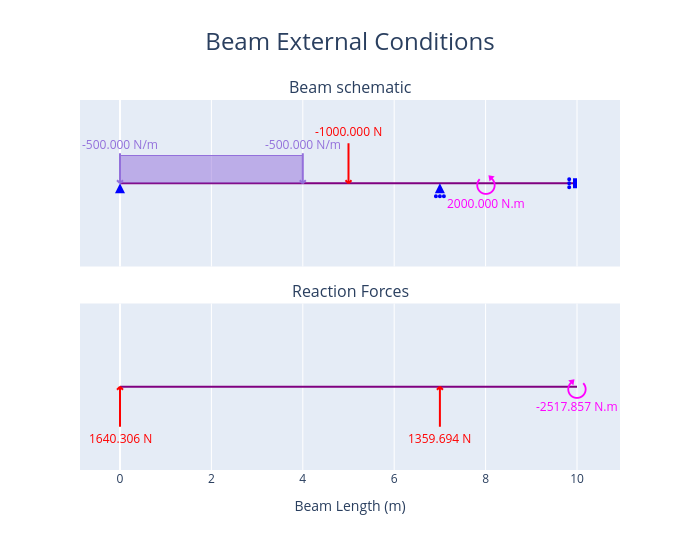

Write notebook code for a chart like this one.
### Code cell
figura1 = viga.plot_beam_external()
figura1

### Figure 1 — Plotly figure (JSON) as saved in the notebook; plotly's stock layout.template omitted (floating-point values rounded to 4 significant figures; data arrays with more than 128 entries replaced by an {"elided": "..."} marker saying what was removed)
{"data": [{"hoverinfo": "skip", "hovertemplate": "%{x} %{meta[0]}", "line": {"color": "purple", "width": 2}, "meta": ["m"], "mode": "lines", "name": "Beam_", "type": "scatter", "x": [0, 10], "xaxis": "x", "y": [0, 0], "yaxis": "y"}, {"hoverinfo": "skip", "hovertemplate": "x: %{x:.3f} %{meta[1]}<br>Fixed: %{meta[0]}", "marker": {"color": "blue", "size": 10, "symbol": "triangle-up"}, "meta": ["[1, 1, 0]", "m"], "mode": "markers", "name": "Support", "opacity": 0, "showlegend": false, "type": "scatter", "x": [0], "xaxis": "x", "y": [0], "yaxis": "y"}, {"fill": "toself", "hoverinfo": "skip", "marker": {"color": "blue", "size": 10, "symbol": "arrow-up"}, "mode": "markers", "name": "Support", "showlegend": false, "type": "scatter", "x": [0], "xaxis": "x", "y": [0], "yaxis": "y"}, {"hoverinfo": "skip", "hovertemplate": "x: %{x:.3f} %{meta[1]}<br>Fixed: %{meta[0]}", "marker": {"color": "blue", "size": 10, "symbol": "triangle-up"}, "meta": ["[0, 1, 0]", "m"], "mode": "markers", "name": "Support", "opacity": 0, "showlegend": false, "type": "scatter", "x": [7], "xaxis": "x", "y": [0], "yaxis": "y"}, {"fill": "toself", "hoverinfo": "skip", "marker": {"color": "blue", "size": 10, "symbol": "arrow-up"}, "mode": "markers", "name": "Support", "showlegend": false, "type": "scatter", "x": [7], "xaxis": "x", "y": [0], "yaxis": "y"}, {"hoverinfo": "skip", "hovertemplate": "x: %{x:.3f} %{meta[1]}<br>Fixed: %{meta[0]}", "marker": {"color": "blue", "size": 10, "symbol": "triangle-up"}, "meta": ["[1, 0, 1]", "m"], "mode": "markers", "name": "Support", "opacity": 0, "showlegend": false, "type": "scatter", "x": [10], "xaxis": "x", "y": [0], "yaxis": "y"}, {"hoverinfo": "skip", "hovertemplate": "x: %{meta[1]:.3f} %{meta[2]}<br>Force: %{meta[0]:.3f} %{meta[3]}            <br>Angle: %{meta[5]:.3f} deg", "marker": {"color": "red", "size": 10, "symbol": "triangle-up"}, "meta": [-1000, 5, "m", "N", "N.m", 90], "mode": "markers", "name": "Point<br>Load", "opacity": 0, "showlegend": false, "type": "scatter", "x": [5], "xaxis": "x", "y": [0], "yaxis": "y"}, {"fill": "tozeroy", "hoverinfo": "skip", "hovertemplate": "", "line": {"color": "mediumpurple", "width": 1}, "mode": "lines", "name": "Distributed<br>Load", "type": "scatter", "x": {"elided": "401 float values"}, "xaxis": "x", "y": {"elided": "401 int values"}, "yaxis": "y"}, {"hoverinfo": "skip", "hovertemplate": "x: %{meta[0]:.3f} %{meta[3]}<br>Force: %{meta[1]:.3f} %{meta[4]}        <br>Angle: %{meta[2]:.3f} deg", "marker": {"color": "mediumpurple", "size": 10, "symbol": "triangle-up"}, "meta": [0, -500, 90, "m", "N/m"], "mode": "markers", "name": "Distributed<br>Load", "opacity": 0, "showlegend": false, "type": "scatter", "x": [0], "xaxis": "x", "y": [0], "yaxis": "y"}, {"hoverinfo": "skip", "hovertemplate": "x: %{meta[0]:.3f} %{meta[3]}<br>Force: %{meta[1]:.3f} %{meta[4]}        <br>Angle: %{meta[2]:.3f} deg", "marker": {"color": "mediumpurple", "size": 10, "symbol": "triangle-up"}, "meta": [4, -500, 90, "m", "N/m"], "mode": "markers", "name": "Distributed<br>Load", "opacity": 0, "showlegend": false, "type": "scatter", "x": [4], "xaxis": "x", "y": [0], "yaxis": "y"}, {"hoverinfo": "skip", "hovertemplate": "x: %{meta[1]:.3f} %{meta[2]}<br>Moment: %{meta[0]:.3f} %{meta[4]}", "marker": {"color": "magenta", "size": 10, "symbol": "triangle-up"}, "meta": [2000, 8, "m", "N", "N.m"], "mode": "markers", "name": "Point<br>Torque", "opacity": 0, "showlegend": false, "type": "scatter", "x": [8], "xaxis": "x", "y": [0], "yaxis": "y"}, {"hoverinfo": "skip", "hovertemplate": "%{x}", "line": {"color": "purple", "width": 2}, "mode": "lines", "name": "Beam", "type": "scatter", "x": [0, 10], "xaxis": "x2", "y": [0, 0], "yaxis": "y2"}, {"hoverinfo": "skip", "hovertemplate": "Reactions<br>x coord: %{x:.3f} %{meta[3]}<br>y: %{meta[1]:.3f} %{meta[4]}", "marker": {"color": "red", "size": 10, "symbol": "triangle-up"}, "meta": [0, 1640.0, 0, "m", "N", "N.m"], "mode": "markers", "name": "Reaction", "opacity": 0, "showlegend": false, "type": "scatter", "x": [0], "xaxis": "x2", "y": [0], "yaxis": "y2"}, {"hoverinfo": "skip", "hovertemplate": "Reactions<br>x coord: %{x:.3f} %{meta[3]}<br>y: %{meta[1]:.3f} %{meta[4]}", "marker": {"color": "red", "size": 10, "symbol": "triangle-up"}, "meta": [0, 1360.0, 0, "m", "N", "N.m"], "mode": "markers", "name": "Reaction", "opacity": 0, "showlegend": false, "type": "scatter", "x": [7], "xaxis": "x2", "y": [0], "yaxis": "y2"}, {"hoverinfo": "skip", "hovertemplate": "Reactions<br>x coord: %{x:.3f} %{meta[3]}<br>m: %{meta[2]:.3f} %{meta[5]}", "marker": {"color": "red", "size": 10, "symbol": "triangle-up"}, "meta": [0, 0, -2518.0, "m", "N", "N.m"], "mode": "markers", "name": "Reaction", "opacity": 0, "showlegend": false, "type": "scatter", "x": [10], "xaxis": "x2", "y": [0], "yaxis": "y2"}], "layout": {"annotations": [{"font": {"size": 16}, "showarrow": false, "text": "Beam schematic", "x": 0.5, "xanchor": "center", "xref": "paper", "y": 1, "yanchor": "bottom", "yref": "paper"}, {"font": {"size": 16}, "showarrow": false, "text": "Reaction Forces", "x": 0.5, "xanchor": "center", "xref": "paper", "y": 0.45, "yanchor": "bottom", "yref": "paper"}, {"font": {"color": "red"}, "showarrow": false, "text": "-1000.000 N", "x": 5, "xref": "x", "xshift": 0, "y": 0, "yref": "y", "yshift": 52}, {"font": {"color": "mediumpurple"}, "showarrow": false, "text": "-500.000 N/m", "x": 0, "xref": "x", "xshift": 0, "y": 0, "yref": "y", "yshift": 39}, {"font": {"color": "mediumpurple"}, "showarrow": false, "text": "-500.000 N/m", "x": 4, "xref": "x", "xshift": 0, "y": 0, "yref": "y", "yshift": 39}, {"font": {"color": "magenta", "size": 26}, "showarrow": false, "text": "⭯", "x": 8, "xref": "x", "y": 0, "yref": "y", "yshift": 0}, {"font": {"color": "magenta"}, "showarrow": false, "text": "2000.000 N.m", "x": 8, "xref": "x", "y": 0, "yref": "y", "yshift": -20}, {"font": {"color": "red"}, "showarrow": false, "text": "1640.306 N", "x": 0, "xref": "x2", "xshift": 0, "y": 0, "yref": "y2", "yshift": -52}, {"font": {"color": "red"}, "showarrow": false, "text": "1359.694 N", "x": 7, "xref": "x2", "xshift": 0, "y": 0, "yref": "y2", "yshift": -52}, {"font": {"color": "magenta", "size": 26}, "showarrow": false, "text": "⭮", "x": 10, "xref": "x2", "y": 0, "yref": "y2", "yshift": 0}, {"font": {"color": "magenta"}, "showarrow": false, "text": "-2517.857 N.m", "x": 10, "xref": "x2", "y": 0, "yref": "y2", "yshift": -20}], "height": 550, "hovermode": "x", "shapes": [{"fillcolor": "blue", "line": {"color": "blue"}, "type": "circle", "x0": -1, "x1": 1, "xanchor": 7, "xref": "x", "xsizemode": "pixel", "y0": -14, "y1": -12, "yanchor": 0, "yref": "y", "ysizemode": "pixel"}, {"fillcolor": "blue", "line": {"color": "blue"}, "type": "circle", "x0": -5, "x1": -3, "xanchor": 7, "xref": "x", "xsizemode": "pixel", "y0": -14, "y1": -12, "yanchor": 0, "yref": "y", "ysizemode": "pixel"}, {"fillcolor": "blue", "line": {"color": "blue"}, "type": "circle", "x0": 3, "x1": 5, "xanchor": 7, "xref": "x", "xsizemode": "pixel", "y0": -14, "y1": -12, "yanchor": 0, "yref": "y", "ysizemode": "pixel"}, {"fillcolor": "blue", "line": {"color": "blue"}, "type": "circle", "x0": -8.8, "x1": -6.8, "xanchor": 10, "xref": "x", "xsizemode": "pixel", "y0": -1, "y1": 1, "yanchor": 0, "yref": "y", "ysizemode": "pixel"}, {"fillcolor": "blue", "line": {"color": "blue"}, "type": "circle", "x0": -8.8, "x1": -6.8, "xanchor": 10, "xref": "x", "xsizemode": "pixel", "y0": -5, "y1": -3, "yanchor": 0, "yref": "y", "ysizemode": "pixel"}, {"fillcolor": "blue", "line": {"color": "blue"}, "type": "circle", "x0": -8.8, "x1": -6.8, "xanchor": 10, "xref": "x", "xsizemode": "pixel", "y0": 3, "y1": 5, "yanchor": 0, "yref": "y", "ysizemode": "pixel"}, {"fillcolor": "blue", "line": {"color": "blue", "width": 4}, "type": "rect", "x0": -2, "x1": -2, "xanchor": 10, "xref": "x", "xsizemode": "pixel", "y0": -5, "y1": 5, "yanchor": 0, "yref": "y", "ysizemode": "pixel"}, {"line": {"color": "red", "width": 2}, "type": "line", "x0": 0, "x1": -3, "xanchor": 5, "xref": "x", "xsizemode": "pixel", "y0": 0, "y1": 3, "yanchor": 0, "yref": "y", "ysizemode": "pixel"}, {"line": {"color": "red", "width": 2}, "type": "line", "x0": 0, "x1": 3, "xanchor": 5, "xref": "x", "xsizemode": "pixel", "y0": 0, "y1": 3, "yanchor": 0, "yref": "y", "ysizemode": "pixel"}, {"line": {"color": "red", "width": 2}, "type": "line", "x0": 0, "x1": 0, "xanchor": 5, "xref": "x", "xsizemode": "pixel", "y0": 0, "y1": 40, "yanchor": 0, "yref": "y", "ysizemode": "pixel"}, {"line": {"color": "mediumpurple", "width": 2}, "type": "line", "x0": 0, "x1": -3, "xanchor": 0, "xref": "x", "xsizemode": "pixel", "y0": 0, "y1": 3, "yanchor": 0, "yref": "y", "ysizemode": "pixel"}, {"line": {"color": "mediumpurple", "width": 2}, "type": "line", "x0": 0, "x1": 3, "xanchor": 0, "xref": "x", "xsizemode": "pixel", "y0": 0, "y1": 3, "yanchor": 0, "yref": "y", "ysizemode": "pixel"}, {"line": {"color": "mediumpurple", "width": 2}, "type": "line", "x0": 0, "x1": 0, "xanchor": 0, "xref": "x", "xsizemode": "pixel", "y0": 0, "y1": 30, "yanchor": 0, "yref": "y", "ysizemode": "pixel"}, {"line": {"color": "mediumpurple", "width": 2}, "type": "line", "x0": 0, "x1": -3, "xanchor": 4, "xref": "x", "xsizemode": "pixel", "y0": 0, "y1": 3, "yanchor": 0, "yref": "y", "ysizemode": "pixel"}, {"line": {"color": "mediumpurple", "width": 2}, "type": "line", "x0": 0, "x1": 3, "xanchor": 4, "xref": "x", "xsizemode": "pixel", "y0": 0, "y1": 3, "yanchor": 0, "yref": "y", "ysizemode": "pixel"}, {"line": {"color": "mediumpurple", "width": 2}, "type": "line", "x0": 0, "x1": 0, "xanchor": 4, "xref": "x", "xsizemode": "pixel", "y0": 0, "y1": 30, "yanchor": 0, "yref": "y", "ysizemode": "pixel"}, {"line": {"color": "red", "width": 2}, "type": "line", "x0": 0, "x1": 3, "xanchor": 0, "xref": "x2", "xsizemode": "pixel", "y0": 0, "y1": -3, "yanchor": 0, "yref": "y2", "ysizemode": "pixel"}, {"line": {"color": "red", "width": 2}, "type": "line", "x0": 0, "x1": -3, "xanchor": 0, "xref": "x2", "xsizemode": "pixel", "y0": 0, "y1": -3, "yanchor": 0, "yref": "y2", "ysizemode": "pixel"}, {"line": {"color": "red", "width": 2}, "type": "line", "x0": 0, "x1": 0, "xanchor": 0, "xref": "x2", "xsizemode": "pixel", "y0": 0, "y1": -40, "yanchor": 0, "yref": "y2", "ysizemode": "pixel"}, {"line": {"color": "red", "width": 2}, "type": "line", "x0": 0, "x1": 3, "xanchor": 7, "xref": "x2", "xsizemode": "pixel", "y0": 0, "y1": -3, "yanchor": 0, "yref": "y2", "ysizemode": "pixel"}, {"line": {"color": "red", "width": 2}, "type": "line", "x0": 0, "x1": -3, "xanchor": 7, "xref": "x2", "xsizemode": "pixel", "y0": 0, "y1": -3, "yanchor": 0, "yref": "y2", "ysizemode": "pixel"}, {"line": {"color": "red", "width": 2}, "type": "line", "x0": 0, "x1": 0, "xanchor": 7, "xref": "x2", "xsizemode": "pixel", "y0": 0, "y1": -40, "yanchor": 0, "yref": "y2", "ysizemode": "pixel"}], "showlegend": false, "title": {"font": {"size": 24}, "text": "Beam External Conditions", "x": 0.5}, "width": 700, "xaxis": {"anchor": "y", "domain": [0, 1], "matches": "x2", "showticklabels": false}, "xaxis2": {"anchor": "y2", "domain": [0, 1], "title": {"text": "Beam Length (m)"}}, "yaxis": {"anchor": "x", "domain": [0.55, 1], "fixedrange": true, "range": [-3, 3], "visible": false}, "yaxis2": {"anchor": "x2", "domain": [0, 0.45], "fixedrange": true, "range": [-3, 3], "visible": false}}}
